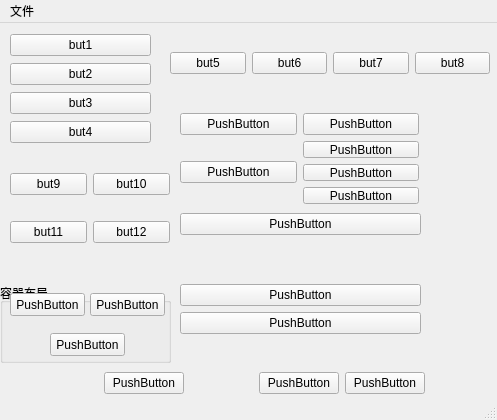
<?xml version="1.0" encoding="UTF-8"?>
<ui version="4.0">
 <class>MainWindow</class>
 <widget class="QMainWindow" name="MainWindow">
  <property name="geometry">
   <rect>
    <x>0</x>
    <y>0</y>
    <width>497</width>
    <height>420</height>
   </rect>
  </property>
  <property name="windowTitle">
   <string>firstTest</string>
  </property>
  <property name="statusTip">
   <string>第一次制作状态栏信息</string>
  </property>
  <widget class="QWidget" name="centralwidget">
   <widget class="QWidget" name="verticalLayoutWidget">
    <property name="geometry">
     <rect>
      <x>10</x>
      <y>10</y>
      <width>141</width>
      <height>112</height>
     </rect>
    </property>
    <layout class="QVBoxLayout" name="verticalLayout">
     <item>
      <widget class="QPushButton" name="pushButton">
       <property name="text">
        <string>but1</string>
       </property>
      </widget>
     </item>
     <item>
      <widget class="QPushButton" name="pushButton_3">
       <property name="text">
        <string>but2</string>
       </property>
      </widget>
     </item>
     <item>
      <widget class="QPushButton" name="pushButton_2">
       <property name="text">
        <string>but3</string>
       </property>
      </widget>
     </item>
     <item>
      <widget class="QPushButton" name="pushButton_4">
       <property name="text">
        <string>but4</string>
       </property>
      </widget>
     </item>
    </layout>
   </widget>
   <widget class="QWidget" name="horizontalLayoutWidget">
    <property name="geometry">
     <rect>
      <x>170</x>
      <y>0</y>
      <width>320</width>
      <height>80</height>
     </rect>
    </property>
    <layout class="QHBoxLayout" name="horizontalLayout">
     <item>
      <widget class="QPushButton" name="pushButton_8">
       <property name="text">
        <string>but5</string>
       </property>
      </widget>
     </item>
     <item>
      <widget class="QPushButton" name="pushButton_7">
       <property name="text">
        <string>but6</string>
       </property>
      </widget>
     </item>
     <item>
      <widget class="QPushButton" name="pushButton_6">
       <property name="text">
        <string>but7</string>
       </property>
      </widget>
     </item>
     <item>
      <widget class="QPushButton" name="pushButton_5">
       <property name="text">
        <string>but8</string>
       </property>
      </widget>
     </item>
    </layout>
   </widget>
   <widget class="QWidget" name="gridLayoutWidget">
    <property name="geometry">
     <rect>
      <x>10</x>
      <y>130</y>
      <width>160</width>
      <height>112</height>
     </rect>
    </property>
    <layout class="QGridLayout" name="gridLayout">
     <item row="0" column="0">
      <widget class="QPushButton" name="pushButton_9">
       <property name="text">
        <string>but9</string>
       </property>
      </widget>
     </item>
     <item row="1" column="0">
      <widget class="QPushButton" name="pushButton_11">
       <property name="text">
        <string>but11</string>
       </property>
      </widget>
     </item>
     <item row="0" column="1">
      <widget class="QPushButton" name="pushButton_12">
       <property name="text">
        <string>but10</string>
       </property>
      </widget>
     </item>
     <item row="1" column="1">
      <widget class="QPushButton" name="pushButton_10">
       <property name="text">
        <string>but12</string>
       </property>
      </widget>
     </item>
    </layout>
   </widget>
   <widget class="QWidget" name="gridLayoutWidget_2">
    <property name="geometry">
     <rect>
      <x>180</x>
      <y>90</y>
      <width>239</width>
      <height>91</height>
     </rect>
    </property>
    <layout class="QGridLayout" name="gridLayout_2">
     <item row="0" column="1">
      <widget class="QPushButton" name="pushButton_14">
       <property name="text">
        <string>PushButton</string>
       </property>
      </widget>
     </item>
     <item row="0" column="0">
      <widget class="QPushButton" name="pushButton_13">
       <property name="text">
        <string>PushButton</string>
       </property>
      </widget>
     </item>
     <item row="1" column="1">
      <layout class="QVBoxLayout" name="verticalLayout_2">
       <item>
        <widget class="QPushButton" name="pushButton_17">
         <property name="text">
          <string>PushButton</string>
         </property>
        </widget>
       </item>
       <item>
        <widget class="QPushButton" name="pushButton_16">
         <property name="text">
          <string>PushButton</string>
         </property>
        </widget>
       </item>
       <item>
        <widget class="QPushButton" name="pushButton_18">
         <property name="text">
          <string>PushButton</string>
         </property>
        </widget>
       </item>
      </layout>
     </item>
     <item row="1" column="0">
      <widget class="QPushButton" name="pushButton_15">
       <property name="text">
        <string>PushButton</string>
       </property>
      </widget>
     </item>
    </layout>
   </widget>
   <widget class="QGroupBox" name="groupBox">
    <property name="geometry">
     <rect>
      <x>0</x>
      <y>260</y>
      <width>171</width>
      <height>80</height>
     </rect>
    </property>
    <property name="title">
     <string>容器布局</string>
    </property>
    <widget class="QPushButton" name="pushButton_19">
     <property name="geometry">
      <rect>
       <x>10</x>
       <y>10</y>
       <width>75</width>
       <height>23</height>
      </rect>
     </property>
     <property name="text">
      <string>PushButton</string>
     </property>
    </widget>
    <widget class="QPushButton" name="pushButton_20">
     <property name="geometry">
      <rect>
       <x>90</x>
       <y>10</y>
       <width>75</width>
       <height>23</height>
      </rect>
     </property>
     <property name="text">
      <string>PushButton</string>
     </property>
    </widget>
    <widget class="QPushButton" name="pushButton_21">
     <property name="geometry">
      <rect>
       <x>50</x>
       <y>50</y>
       <width>75</width>
       <height>23</height>
      </rect>
     </property>
     <property name="text">
      <string>PushButton</string>
     </property>
    </widget>
   </widget>
   <widget class="QWidget" name="verticalLayoutWidget_3">
    <property name="geometry">
     <rect>
      <x>180</x>
      <y>190</y>
      <width>241</width>
      <height>121</height>
     </rect>
    </property>
    <layout class="QVBoxLayout" name="verticalLayout_3">
     <item>
      <widget class="QPushButton" name="pushButton_23">
       <property name="text">
        <string>PushButton</string>
       </property>
      </widget>
     </item>
     <item>
      <spacer name="verticalSpacer">
       <property name="orientation">
        <enum>Qt::Vertical</enum>
       </property>
       <property name="sizeHint" stdset="0">
        <size>
         <width>20</width>
         <height>40</height>
        </size>
       </property>
      </spacer>
     </item>
     <item>
      <widget class="QPushButton" name="pushButton_24">
       <property name="text">
        <string>PushButton</string>
       </property>
      </widget>
     </item>
     <item>
      <widget class="QPushButton" name="pushButton_22">
       <property name="text">
        <string>PushButton</string>
       </property>
      </widget>
     </item>
    </layout>
   </widget>
   <widget class="QWidget" name="horizontalLayoutWidget_2">
    <property name="geometry">
     <rect>
      <x>104</x>
      <y>320</y>
      <width>321</width>
      <height>80</height>
     </rect>
    </property>
    <layout class="QHBoxLayout" name="horizontalLayout_2">
     <item>
      <widget class="QPushButton" name="pushButton_27">
       <property name="text">
        <string>PushButton</string>
       </property>
      </widget>
     </item>
     <item>
      <spacer name="horizontalSpacer">
       <property name="orientation">
        <enum>Qt::Horizontal</enum>
       </property>
       <property name="sizeHint" stdset="0">
        <size>
         <width>40</width>
         <height>20</height>
        </size>
       </property>
      </spacer>
     </item>
     <item>
      <widget class="QPushButton" name="pushButton_26">
       <property name="text">
        <string>PushButton</string>
       </property>
      </widget>
     </item>
     <item>
      <widget class="QPushButton" name="pushButton_25">
       <property name="text">
        <string>PushButton</string>
       </property>
      </widget>
     </item>
    </layout>
   </widget>
  </widget>
  <widget class="QMenuBar" name="menubar">
   <property name="geometry">
    <rect>
     <x>0</x>
     <y>0</y>
     <width>497</width>
     <height>23</height>
    </rect>
   </property>
   <widget class="QMenu" name="menu">
    <property name="title">
     <string>文件</string>
    </property>
    <addaction name="actionOpen"/>
    <addaction name="actionClose"/>
   </widget>
   <addaction name="menu"/>
  </widget>
  <widget class="QStatusBar" name="statusbar"/>
  <action name="actionOpen">
   <property name="text">
    <string>打开</string>
   </property>
  </action>
  <action name="actionClose">
   <property name="text">
    <string>关闭</string>
   </property>
   <property name="statusTip">
    <string>你确定关闭吗？</string>
   </property>
   <property name="shortcut">
    <string>Ctrl+Q</string>
   </property>
  </action>
 </widget>
 <resources/>
 <connections>
  <connection>
   <sender>actionClose</sender>
   <signal>triggered()</signal>
   <receiver>MainWindow</receiver>
   <slot>close()</slot>
   <hints>
    <hint type="sourcelabel">
     <x>-1</x>
     <y>-1</y>
    </hint>
    <hint type="destinationlabel">
     <x>249</x>
     <y>199</y>
    </hint>
   </hints>
  </connection>
 </connections>
</ui>
